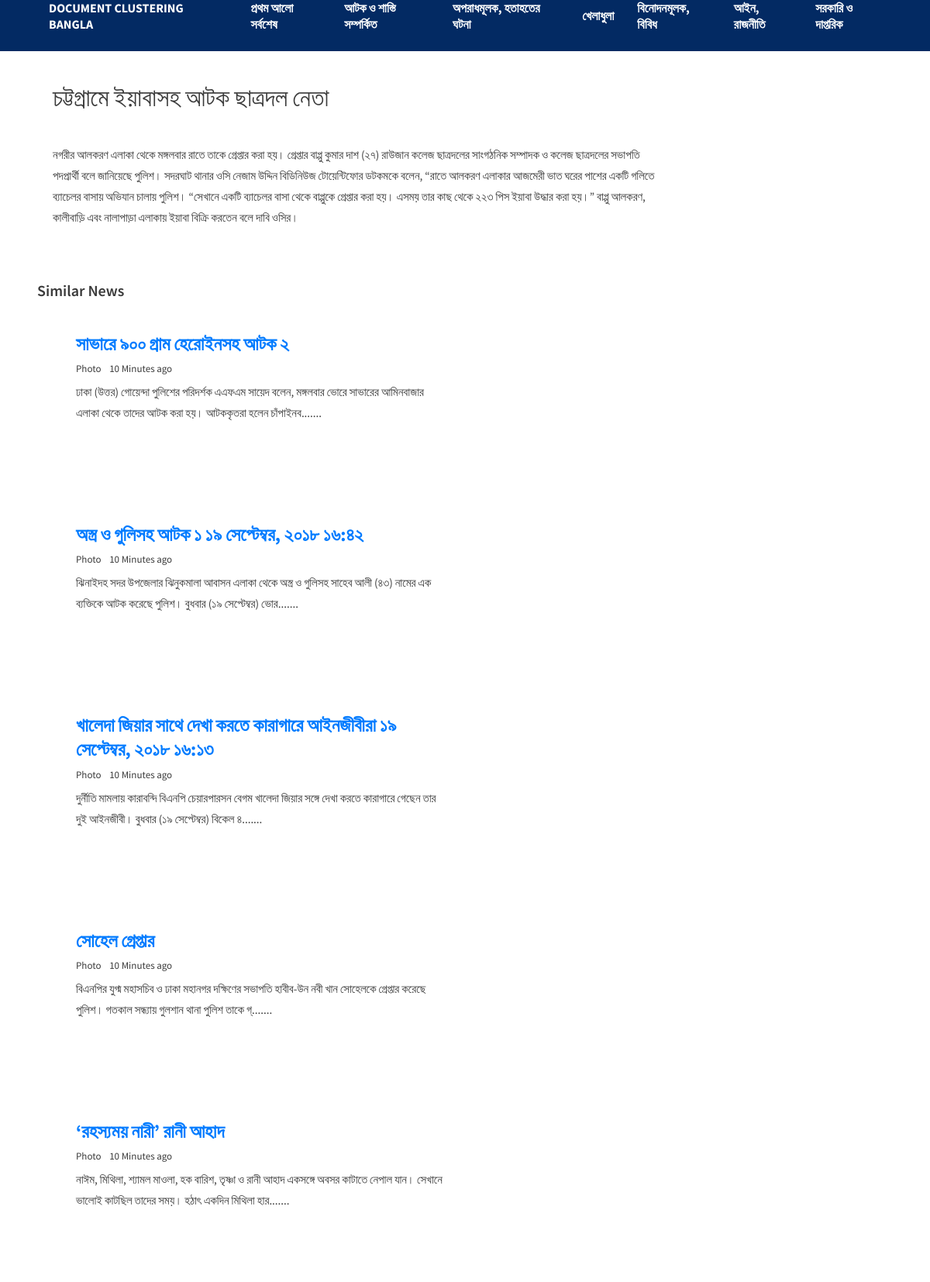
Screenshot of /article/211 with the database file from the repository.
### blog/models.py (models this page shows, shortened)
class Article(models.Model):
    cluster = models.ForeignKey(Cluster, on_delete=models.CASCADE)
    headline = models.CharField(max_length = 200)
    content = models.CharField(max_length=2000,null=True, unique=True)

### blog/views.py (the view)
# urls.py: path('article/<int:article_id>', views.article, name = "article"),
def article(request, article_id):
    try:
        article = Article.objects.get(pk = article_id)
        cl = article.cluster
    except Article.DoesNotExist :
        raise Http404("The Item Does not Exist")
    context = {'article':article,'cluster':cl}
    return render(request, 'article.html',context)

### blog/templates/article.html (shortened to what this page needs)
{% extends 'base.html' %}
{% block body %}
<div class="card-body col-lg-9">
    <div class="container">
        <div class="row" data-aos="fade-up">
            <h1>
                {{article.headline}}
            </h1>
            <br><br><br><br>
            <p>
                {{article.content}}
            </p>
        </div>
    </div>
</div>
<br>
<br>
<div class="container">
        <div class="row" data-aos="fade-up">
        <h3>Similar News </h3>
        </div>
</div>
{% for art in cluster.article_set.all|slice:":6" %}
{% if art.headline != article.headline %}
 <div class="container">
        <div class="row" data-aos="fade-up">
            <div class="col-lg-9 stretch-card grid-margin">
                <div class="card">
                  <div class="card-body">
                    <div class="row">
                        <div class="col-sm-8  grid-margin">
                            <a href="{% url 'blog:article' art.id %}">
                            <h2 class="mb-2 font-weight-600">
                                {{art.headline}}
                            </h2>
                            </a>
                            <div class="fs-13 mb-2">
                              <span class="mr-2">Photo </span>10 Minutes ago
                            </div>
                            <p class="mb-0">
                                {{art.content|slice:":140"}}.......
                            </p>
                          </div>
                    </div>
                  </div>
                </div>
            </div>
        </div>
    </div>
{% endif %}
{% endfor %}
{% endblock %}

### rows the page displays
Article: headline "চট্টগ্রামে ইয়াবাসহ আটক ছাত্রদল নেতা", content "নগরীর আলকরণ এলাকা থেকে মঙ্গলবার রাতে তাকে গ্রেপ্তার করা হয়। গ্রেপ্তার বাপ্পু কুমার দাশ (২৭) রাউজান কলেজ ছাত্রদলের সাংগঠনিক সম্পাদক ও কলেজ ছাত্রদলের সভাপতি পদপ্রার্থী বলে জানিয়েছে পুলিশ। সদরঘাট থানার ওসি নেজাম উদ্দিন বিডিনিউজ টোয়েন্টিফোর ডটকমকে বলেন, “রাতে আলকরণ এলাকার আজমেরী ভাত ঘরের পাশের একটি গলিতে ব্যাচেলর বাসায় অভিযান চালায় পুলিশ। “সেখানে একটি ব্যাচেলর বাসা থেকে বাপ্পুকে গ্রেপ্তার করা হয়। এসময় তার কাছ থেকে ২২৩ পিস ইয়াবা উদ্ধার করা হয়।” বাপ্পু আলকরণ, কালীবাড়ি এবং নালাপাড়া এলাকায় ইয়াবা বিক্রি করতেন বলে দাবি ওসির।"
Article: headline "সাভারে ৯০০ গ্রাম হেরোইনসহ আটক ২", content "ঢাকা (উত্তর) গোয়েন্দা পুলিশের পরিদর্শক এএফএম সায়েদ বলেন, মঙ্গলবার ভোরে সাভারের আমিনবাজার এলাকা থেকে তাদের আটক করা হয়। আটককৃতরা হলেন চাঁপাইনব"
Article: headline "অস্ত্র ও গুলিসহ আটক ১ ১৯ সেপ্টেম্বর, ২০১৮ ১৬:৪২", content "ঝিনাইদহ সদর উপজেলার ঝিনুকমালা আবাসন এলাকা থেকে অস্ত্র ও গুলিসহ সাহেব আলী (৪৩) নামের এক ব্যক্তিকে আটক করেছে পুলিশ। বুধবার (১৯ সেপ্টেম্বর) ভোর"
Article: headline "খালেদা জিয়ার সাথে দেখা করতে কারাগারে আইনজীবীরা ১৯ সেপ্টেম্বর, ২০১৮ ১৬:১৩", content "দুর্নীতি মামলায় কারাবন্দি বিএনপি চেয়ারপারসন বেগম খালেদা জিয়ার সঙ্গে দেখা করতে কারাগারে গেছেন তার দুই আইনজীবী। বুধবার (১৯ সেপ্টেম্বর) বিকেল ৪"
Article: headline "সোহেল গ্রেপ্তার", content "বিএনপির যুগ্ম মহাসচিব ও ঢাকা মহানগর দক্ষিণের সভাপতি হাবীব-উন নবী খান সোহেলকে গ্রেপ্তার করেছে পুলিশ। গতকাল সন্ধ্যায় গুলশান থানা পুলিশ তাকে গ্"
Article: headline "‘রহস্যময় নারী’ রানী আহাদ", content "নাঈম, মিথিলা, শ্যামল মাওলা, হক বারিশ, তৃষ্ণা ও রানী আহাদ একসঙ্গে অবসর কাটাতে নেপাল যান। সেখানে ভালোই কাটছিল তাদের সময়। হঠাৎ একদিন মিথিলা হার"
